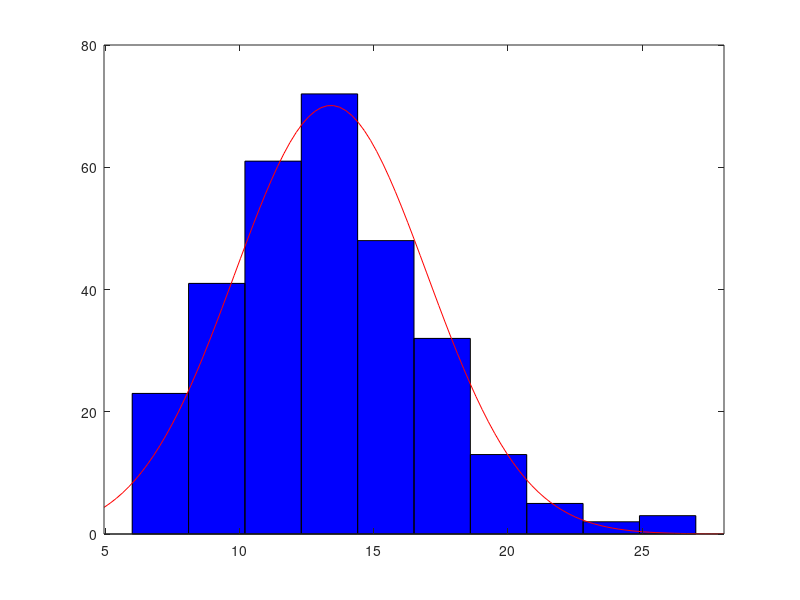

The MATLAB source for this figure: (Note: this script raises an error after producing the figure.)
clc
clear
close all
det_new = [15, 10, 11, 10,  8, 15, 21, 16, 14, 16, 12,  6, 16, 18,  9, 12, 15,...
       13, 10, 13, 17, 18, 19, 17, 25, 14, 18, 18, 15, 14,  9, 18, 13, 13,...
       13, 10, 15, 12, 15, 23, 12, 18, 14, 11, 11, 15,  9, 13, 13, 10, 15,...
       19, 11, 13, 18, 10, 12,  8,  7, 15, 14, 15, 14, 12, 13,  8, 12, 11,...
       11, 16, 14, 18,  8, 11,  8,  8, 19, 14, 27, 12, 16, 17, 14, 15,  8,...
       11, 19, 18, 10, 14, 19, 11, 13, 14, 17, 12, 11,  7, 16, 19, 19, 13,...
       12, 11, 10, 13,  7, 11, 10, 13, 15, 17, 10, 18, 14, 10, 16, 13, 13,...
       13, 10, 13, 13, 15, 16,  9, 14, 10, 11, 12, 12, 11,  9, 18, 20, 14,...
        9, 14, 12, 10, 14, 18,  9, 12, 15,  8, 11, 16, 14, 16, 13, 11, 14,...
       11, 17, 10, 13, 16, 12, 12, 13, 13, 11, 15, 12, 20, 21, 12, 15, 14,...
        7, 23,  9, 20, 10, 17, 14, 10, 13, 11, 19, 11, 11, 13, 15, 10,  9,...
       12, 16, 12, 11, 13,  9, 16, 15, 11, 16, 13, 21, 13,  9, 10, 12, 14,...
       11, 14, 13, 11, 19, 13, 17,  8, 15, 12, 18, 13, 17, 15, 16,  9, 11,...
        7, 17,  7, 17, 12,  8, 13, 16, 11, 14, 13, 16,  9,  7, 12, 14, 13,...
       18, 11, 14, 15, 12, 16, 11, 14,  9, 13, 15, 13, 14,  8,  9, 22, 15,...
       13, 17, 12,  9,  8, 15, 18, 10, 12, 11, 11, 15, 10, 14, 17, 18, 18,...
       15, 10, 14, 13, 14, 12, 13, 22, 16, 15, 12, 10, 13, 16, 17, 20,  7,...
       14, 14, 18, 10,  9,  8,  8, 14, 16, 12, 25];

figure()
ax = gca;
de = histfit(det_new,10);
legend('Deterministic Scheduler for 3Y mission','Normal Curve, \mu = 13.4, \sigma = 3.5', fontsize = 15)
title('Histogram plot for number of Detection', 'Interpreter','latex', FontSize=15,FontWeight = 'bold')
xlabel('Number of unique planet detections', 'Interpreter','latex',FontSize=15,FontWeight = 'bold')
ylabel('Frequency of Occurance','Interpreter','latex',FontSize=15,FontWeight = 'bold')
ax.FontSize = 14;